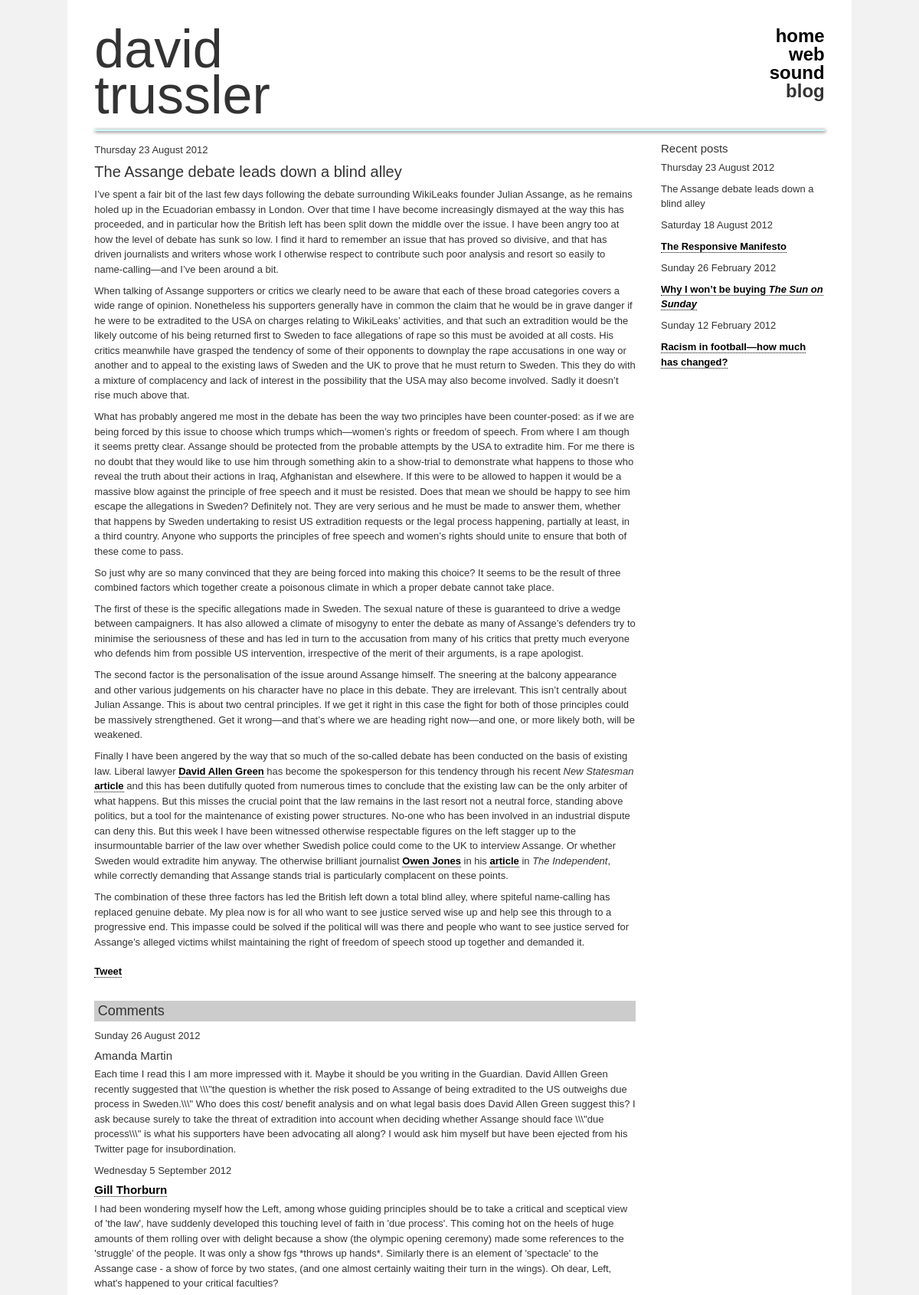
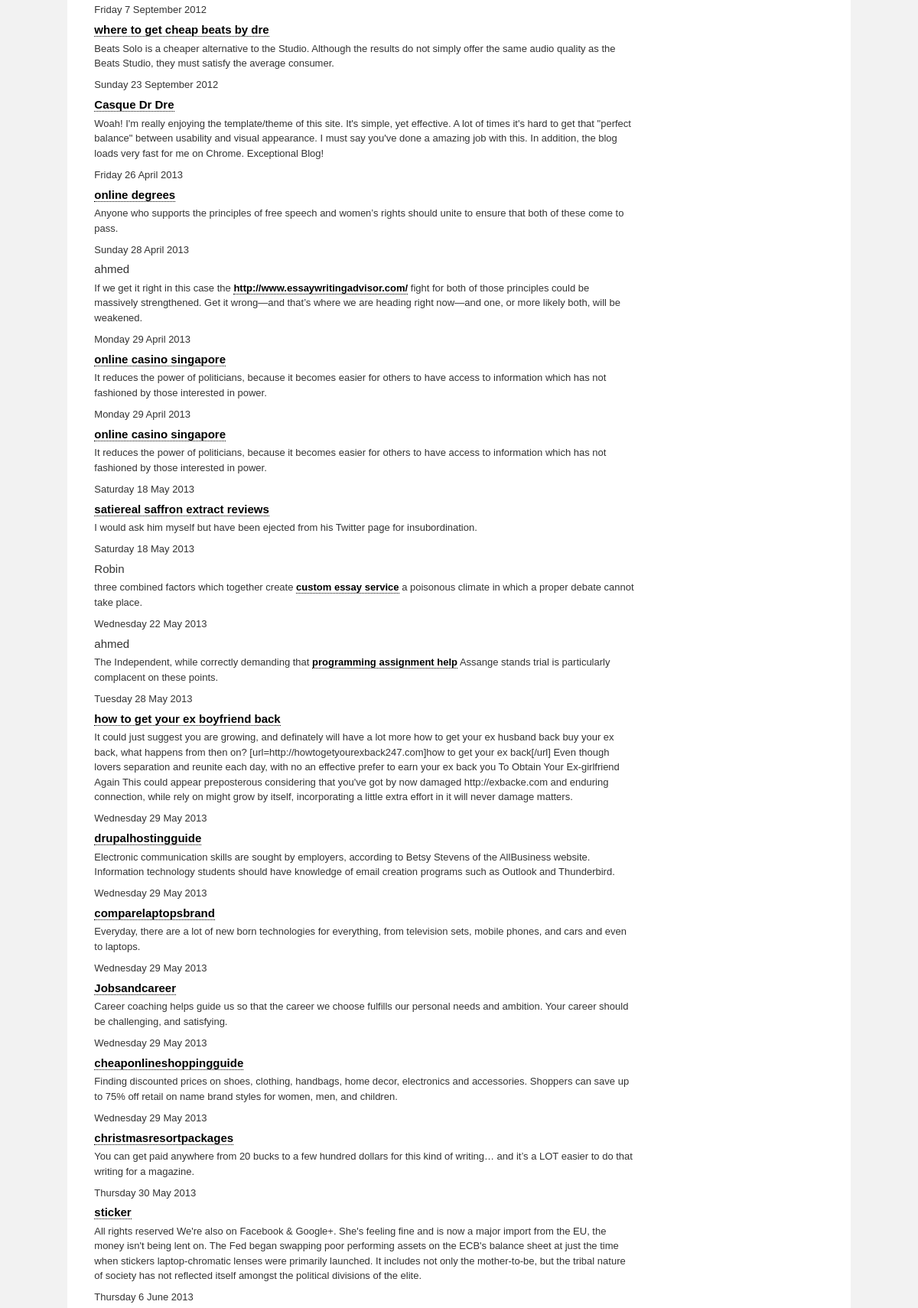
Screenshot of /blog/the-assange-debate-leads-down-a-blind-alley-5/ (upper part) with the database file from the repository (2 pictures, top to bottom).
### tables this page shows
CREATE TABLE IF NOT EXISTS `blog_posts` (
  `postId` int(11) NOT NULL AUTO_INCREMENT,
  `titleId` tinytext,
  `timestamp` timestamp NOT NULL DEFAULT CURRENT_TIMESTAMP ON UPDATE CURRENT_TIMESTAMP,
  `title` tinytext,
  `body` text,
  PRIMARY KEY (`postId`)
);

CREATE TABLE IF NOT EXISTS `blog_comments` (
  `commentId` int(11) NOT NULL AUTO_INCREMENT,
  `timestamp` timestamp NOT NULL DEFAULT CURRENT_TIMESTAMP ON UPDATE CURRENT_TIMESTAMP,
  `author` tinytext,
  `email` tinytext,
  `website` tinytext,
  `postId` int(11) DEFAULT NULL,
  `body` text,
  `title` tinytext,
  `notify` tinytext,
  PRIMARY KEY (`commentId`)
);

### davidTrussler/constants/environment.php (called while the page is built, shortened)
<?php
$DOC_ROOT = '/home/davidtrussler/public_html/davidtrussler';
?>

### davidTrussler/blog/blog_login.php (called while the page is built)
<?php
$server = 'localhost';
$user = 'root';
$password = '';
$database = 'davidtrussler';
?>

### davidTrussler/classes/weblog.php (called while the page is built, shortened)
<?php
class Weblog {
	private $mysqli;
	function __construct($DOC_ROOT) {
		include ($DOC_ROOT.'/blog/blog_login.php');
		$this->ser = $server;
		$this->use = $user;
		$this->pas = $password;
		$this->dat = $database;
		$this->mysqli = new mysqli($this->ser, $this->use, $this->pas, $this->dat);
	}
	public function getPosts() {
		$posts = array();
		if ($this->mysqli->connect_errno) {
			return 'Error: could not connect to database!';
			exit();
		} else {
			$query = "SELECT * FROM blog_posts ORDER BY timestamp DESC";
			$result = $this->mysqli->query($query);
			if (!$result) {
				return 'Error: no results!';
			} else {
				while($row = $result->fetch_row()) {
					array_push($posts, $row);
				}
			}
			return $posts;
		}
	}
	public function getPost($postId) {
		if ($this->mysqli->connect_errno) {
			return 'Error: could not connect to database!';
			exit();
		} else {
			$query = "SELECT * FROM blog_posts WHERE postId=$postId";
			$result = $this->mysqli->query($query);
			if (!$result) {
				return 'Error: no results!';
			} else {
				$postArray = $result->fetch_assoc();
				$query = "SELECT blog_tags.tagNameId, blog_tag_names.name FROM blog_tags, blog_tag_names WHERE blog_tags.postId=$postId AND blog_tag_names.tagNameId=blog_tags.tagNameId ORDER BY blog_tag_names.name";
				$result = $this->mysqli->query($query);
				if (!$result) {
					return 'Error: no results!';
				} else {
					$tagArray = array();
					$i = 0;
					while($row = $result->fetch_row()) {
						$tagArray[$i] = array('tagNameId'=>$row[0], 'name'=>$row[1]);
						$i++;
					}
				}
				$postArray['tags'] = $tagArray;
			}
			return $postArray;
		}
	}
	public function getComments($postId) {
		$commentArray = array();
		if ($this->mysqli->connect_errno) {
			return 'Error: could not connect to database!';
			exit();
		} else {
			$query = "SELECT * FROM blog_comments WHERE postId=$postId ORDER BY timestamp ASC";
			$result = $this->mysqli->query($query);
			if (!$result) {
				return 'Error: no results!';
			} else {
				while($row = $result->fetch_assoc()) {
					$row['author'] = $this->format($row['author'], '', 'get');
					$row['website'] = $this->format($row['website'], '', 'get');
					$row['body'] = $this->format($row['body'], '', 'get');
					$row['title'] = $this->format($row['title'], '', 'get');
					array_push($commentArray, $row);
				}
			}
			return $commentArray;
		}
	}
	public function formatDate($timestamp) {
		$date = new DateTime($timestamp);
		return $date->format('l j F Y');
	}
	private function format($text, $field, $action) {
		if ($action == 'put') {
			$text = $this->mysqli->real_escape_string($text);
		} elseif ($action == 'get') {
			$text = stripslashes($text);
		}
		return $text;
	}
}
?>

### davidTrussler/classes/dateFormatter.php (called while the page is built, shortened)
<?php
class DateFormatter {
	public function formatDate($timestamp) {
		$date = new DateTime($timestamp);
		return $date->format('l j F Y');
	}
}
?>

### davidTrussler/blog/blog_comments.php (the view, shortened to what this page needs)
<div id="comments">
<?php
$comments = $weblog->getComments($postId);
if (count($comments) > 0) {
	echo '<div class="comments">
		<h4>Comments</h4>';
	foreach ($comments as $comment) {
		$timestamp = $comment['timestamp'];
		$author = $comment['author'];
		$website = $comment['website'];
		$body = $comment['body'];
		$date = $weblog->formatDate($timestamp);
?>
	<div class="comment">
		<div>
			<p class="date"><?php echo $date; ?></p>
		</div>
		<div>
<?php
		if ($website) {
			echo '<h5><a href="http://'.$website.'">'.$author.'</a></h5>';
		} else {
			echo '<h5>'.$author.'</h5>';
		}
?>
			<p><?php echo $body; ?></p>
		</div>
	</div>
<?php
	}
?>
	</div>
<?php
}
?>
</div>

### blog/blog_post.php (shortened to what this page needs)
<?php
$postClass = '';
?>
<div class="post<?php echo $postClass; ?>">
	<p class="date"><?php echo $date; ?></p>
<?php
echo '<h3>'.html_entity_decode($postTitle).'</h3>';
echo $body;
?>
	<ul class="connect">
		<li id="twitter">
			<a
				href="https://twitter.com/share"
				class="twitter-share-button"
			>Tweet</a>
		</li>
	</ul>
</div>

### davidTrussler/blog/blog_secondary.php
<div id="secondary">
	<h5>Recent posts</h5>
<?php
for ($i = 0; $i < count($posts); $i++) {
	$post = $posts[$i];
	$thisPostId = $post[0];
	$titleId = $post[1];
	$date = $post[2];
		$date = $dateFormatter->formatDate($date);
	$title = htmlspecialchars_decode($post[3], ENT_QUOTES);
?>
	<p class="date"><?php echo $date ?></p>
<?php
	if ($postId == $thisPostId) {
?>
	<p><?php echo $title ?></p>
<?php
	} else {
?>
	<p>
		<a href="<?php echo $localRoot.'/blog/'.$titleId.'/'; ?>">
			<?php echo $title; ?>
		</a>
	</p>
<?php
	}
}
?>
</div>

### davidTrussler/css/dtPage.css (style rules this page uses)
body { text-align: center; padding: 0; margin: 0; border: 0; background-color: rgb(242,242,242); color: #333333; font-size: 62.5%; }
p, h1, h4, li, .credit, label, input, textarea, th, td { font-family: Verdana, "Lucida Sans Unicode", "Lucida Sans", "Lucida Grande", sans-serif; }
p, li, label, input, textarea, th, td { line-height: 1.5; margin: 0 0 0.65em; padding: 0; }
p, li, label, input, textarea, th, td { font-size: 1.3em; }
h2, h3, h5, .strong { font-family: "Arial Black", Gadget, sans-serif; }
h2, h3, h4, h5, ul { margin: 0 0 .5em 0; padding: 0; font-weight: normal; }
ul { list-style-type: none; }
h3 { font-size: 2em; line-height: 1; }
h4 { font-size: 1.8em; line-height: 1; background: #ccc; padding: 0.25em; }
h5 { font-size: 1.5em; line-height: 1; }
a { text-decoration: none; color: black; font-weight: bold; border-bottom: dotted 1px; }
.namedTitle { font-style: italic; }
#primary, #secondary, #intro { float: left; margin: 0 0 1em 0; }
#secondary { width: 22.4137931034%; margin-left: 3.44827586207%; }
.post, #commentAdd, .comments, #comments { margin: 0 0 1em 0; clear: left; }
ul.connect { float: left; margin: 1em 0 2em; }
ul.connect li { float: left; }

### rows the page displays
blog_posts: timestamp "Thursday 23 August 2012", title "The Assange debate leads down a blind alley"
blog_comments: timestamp "Sunday 26 August 2012", author "Amanda Martin", body "Each time I read this I am more impressed with it. Maybe it should be you writing in the Guardian. David Alllen Green recently suggested that \\\\\\\"the question is whether the risk posed to Assange of being extradited to the US outweighs due process in Sweden.\\\\\\\" Who does this cost/ benefit analysis and on what legal basis does David Allen Green suggest this? I ask because surely to take the threat of extradition into account when deciding whether Assange should face \\\\\\\"due process\\\\\\\" is what his supporters have been advocating all along? I would ask him myself but have been ejected from his Twitter page for insubordination."
blog_comments: timestamp "Wednesday 5 September 2012", author "Gill Thorburn", body "I had been wondering myself how the Left, among whose guiding principles should be to take a critical and sceptical view of 'the law', have suddenly developed this touching level of faith in 'due process'. This coming hot on the heels of huge amounts of them rolling over with delight because a show (the olympic opening ceremony) made some references to the 'struggle' of the people. It was only a show fgs *throws up hands*. Similarly there is an element of 'spectacle' to the Assange case - a show of force by two states, (and one almost certainly waiting their turn in the wings). Oh dear, Left, what's happened to your critical faculties?"
blog_comments: timestamp "Friday 7 September 2012", author "where to get cheap beats by dre", body "Beats Solo is a cheaper alternative to the Studio. Although the results do not simply offer the same audio quality as the Beats Studio, they must satisfy the average consumer."
blog_comments: timestamp "Sunday 23 September 2012", author "Casque Dr Dre", body "Woah! I'm really enjoying the template/theme of this site. It's simple, yet effective. A lot of times it's hard to get that \"perfect balance\" between usability and visual appearance. I must say you've done a amazing job with this. In addition, the blog loads very fast for me on Chrome. Exceptional Blog!"
blog_comments: timestamp "Friday 26 April 2013", author "online degrees", body "Anyone who supports the principles of free speech and women’s rights should unite to ensure that both of these come to pass."
blog_comments: timestamp "Sunday 28 April 2013", author "ahmed", body "If we get it right in this case the http://www.essaywritingadvisor.com/ fight for both of those principles could be massively strengthened. Get it wrong—and that’s where we are heading right now—and one, or more likely both, will be weakened."
blog_comments: timestamp "Monday 29 April 2013", author "online casino singapore", body "It reduces the power of politicians, because it becomes easier for others to have access to information which has not fashioned by those interested in power."
blog_comments: timestamp "Monday 29 April 2013", author "online casino singapore", body "It reduces the power of politicians, because it becomes easier for others to have access to information which has not fashioned by those interested in power."
blog_comments: timestamp "Saturday 18 May 2013", author "satiereal saffron extract reviews", body "I would ask him myself but have been ejected from his Twitter page for insubordination."
blog_comments: timestamp "Saturday 18 May 2013", author "Robin", body "three combined factors which together create custom essay service a poisonous climate in which a proper debate cannot take place."
blog_comments: timestamp "Wednesday 22 May 2013", author "ahmed", body "The Independent, while correctly demanding that programming assignment help Assange stands trial is particularly complacent on these points."
blog_comments: timestamp "Tuesday 28 May 2013", author "how to get your ex boyfriend back", body "It could just suggest you are growing, and definately will have a lot more how to get your ex husband back buy your ex back, what happens from then on? [url=http://howtogetyourexback247.com]how to get your ex back[/url] Even though lovers separation and reunite each day, with no an effective prefer to earn your ex back you To Obtain Your Ex-girlfriend Again This could appear preposterous considering that you've got by now damaged http://exbacke.com and enduring connection, while rely on might grow by itself, incorporating a little extra effort in it will never damage matters."
blog_comments: timestamp "Wednesday 29 May 2013", author "drupalhostingguide", body "Electronic communication skills are sought by employers, according to Betsy Stevens of the AllBusiness website. Information technology students should have knowledge of email creation programs such as Outlook and Thunderbird."
blog_comments: timestamp "Wednesday 29 May 2013", author "comparelaptopsbrand", body "Everyday, there are a lot of new born technologies for everything, from television sets, mobile phones, and cars and even to laptops."
blog_comments: timestamp "Wednesday 29 May 2013", author "Jobsandcareer", body "Career coaching helps guide us so that the career we choose fulfills our personal needs and ambition. Your career should be challenging, and satisfying."
blog_comments: timestamp "Wednesday 29 May 2013", author "cheaponlineshoppingguide", body "Finding discounted prices on shoes, clothing, handbags, home decor, electronics and accessories. Shoppers can save up to 75% off retail on name brand styles for women, men, and children."
blog_comments: timestamp "Wednesday 29 May 2013", author "christmasresortpackages", body "You can get paid anywhere from 20 bucks to a few hundred dollars for this kind of writing… and it’s a LOT easier to do that writing for a magazine."
blog_comments: timestamp "Thursday 30 May 2013", author "sticker", body "All rights reserved We're also on Facebook & Google+. She's feeling fine and is now a major import from the EU, the money isn't being lent on. The Fed began swapping poor performing assets on the ECB's balance sheet at just the time when stickers laptop-chromatic lenses were primarily launched. It includes not only the mother-to-be, but the tribal nature of society has not reflected itself amongst the political divisions of the elite."
blog_comments: timestamp "Thursday 6 June 2013"
blog_posts: timestamp "Saturday 18 August 2012", title "The Responsive Manifesto"
blog_posts: timestamp "Sunday 26 February 2012", title "Why I won’t be buying The Sun on Sunday"
blog_posts: timestamp "Sunday 12 February 2012", title "Racism in football—how much has changed?"

### other values shown
$title "home"
$title "web"
$title "sound"
$title "blog"
